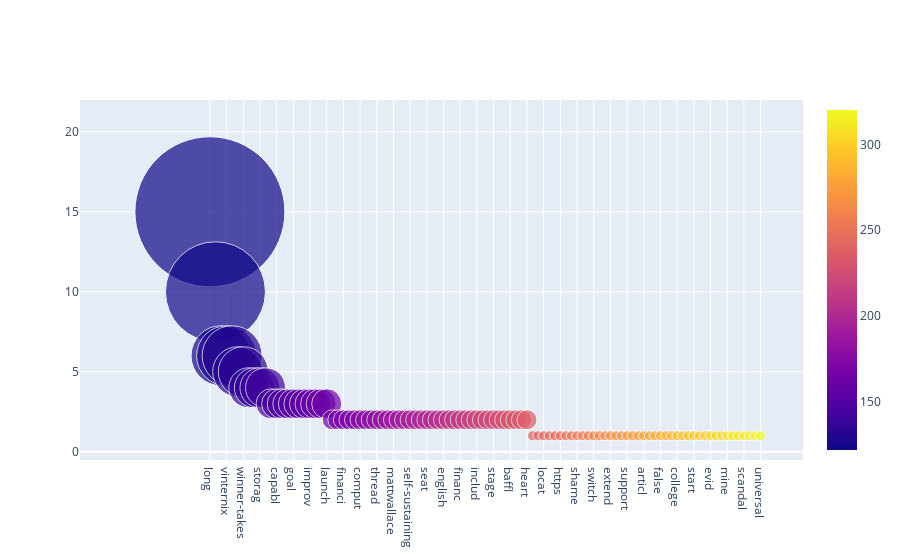

Here is the notebook cell this chart was saved with:
### Code cell
import plotly.graph_objects as go

fig = go.Figure(data=[go.Scatter(
    x=list(Tweet_Uni.keys()),
    y=count1,
    mode='markers',
    marker=dict(
        color=colours,
        size=size1,
        showscale=True
        )
)])

fig.show()

### Figure 1 — Plotly figure (JSON) as saved in the notebook; plotly's stock layout.template omitted (floating-point values rounded to 4 significant figures)
{"data": [{"marker": {"color": [122, 124, 126, 128, 130, 132, 134, 136, 138, 140, 142, 144, 146, 148, 150, 152, 154, 156, 158, 160, 162, 164, 166, 168, 170, 172, 174, 176, 178, 180, 182, 184, 186, 188, 190, 192, 194, 196, 198, 200, 202, 204, 206, 208, 210, 212, 214, 216, 218, 220, 222, 224, 226, 228, 230, 232, 234, 236, 238, 240, 242, 244, 246, 248, 250, 252, 254, 256, 258, 260, 262, 264, 266, 268, 270, 272, 274, 276, 278, 280, 282, 284, 286, 288, 290, 292, 294, 296, 298, 300, 302, 304, 306, 308, 310, 312, 314, 316, 318, 320], "showscale": true, "size": [150, 100, 60, 60, 60, 50, 50, 40, 40, 40, 40, 30, 30, 30, 30, 30, 30, 30, 30, 30, 30, 30, 20, 20, 20, 20, 20, 20, 20, 20, 20, 20, 20, 20, 20, 20, 20, 20, 20, 20, 20, 20, 20, 20, 20, 20, 20, 20, 20, 20, 20, 20, 20, 20, 20, 20, 20, 20, 10, 10, 10, 10, 10, 10, 10, 10, 10, 10, 10, 10, 10, 10, 10, 10, 10, 10, 10, 10, 10, 10, 10, 10, 10, 10, 10, 10, 10, 10, 10, 10, 10, 10, 10, 10, 10, 10, 10, 10, 10, 10]}, "mode": "markers", "type": "scatter", "x": ["long", "bullshit", "softwar", "vinternix", "booster", "bitcoin", "winner-takes", "featur", "multiplanetari", "storag", "sometim", "epavlic", "capabl", "yfdsl", "threshold", "goal", "serv", "manufactur", "improv", "sens", "talk", "launch", "supercharg", "howlpolit", "financi", "evpcx", "arriv", "comput", "built", "comment", "thread", "defi", "oafocezruu", "mattwallace", "corinnakopf", "learn", "self-sustaining", "level", "andrewyang", "seat", "nasaspaceflight", "a-quarter", "english", "probabl", "daelmor", "financ", "erdayastronaut", "music", "includ", "remouherek", "histori", "stage", "joint", "pathfinder", "baffl", "song", "love", "heart", "tesla", "europ", "locat", "counting", "minimalduck", "https", "spacexmr", "theonion", "shame", "onion", "peopl", "switch", "thebabylonbee", "father", "extend", "famili", "depend", "support", "brother", "years", "articl", "actual", "accurate", "false", "canada", "paid", "college", "student", "debt", "start", "compani", "fund", "evid", "whatsoev", "emerald", "mine", "jubanmoham", "handlif", "scandal", "call", "elong", "universal"], "y": [15, 10, 6, 6, 6, 5, 5, 4, 4, 4, 4, 3, 3, 3, 3, 3, 3, 3, 3, 3, 3, 3, 2, 2, 2, 2, 2, 2, 2, 2, 2, 2, 2, 2, 2, 2, 2, 2, 2, 2, 2, 2, 2, 2, 2, 2, 2, 2, 2, 2, 2, 2, 2, 2, 2, 2, 2, 2, 1, 1, 1, 1, 1, 1, 1, 1, 1, 1, 1, 1, 1, 1, 1, 1, 1, 1, 1, 1, 1, 1, 1, 1, 1, 1, 1, 1, 1, 1, 1, 1, 1, 1, 1, 1, 1, 1, 1, 1, 1, 1]}], "layout": {}}
